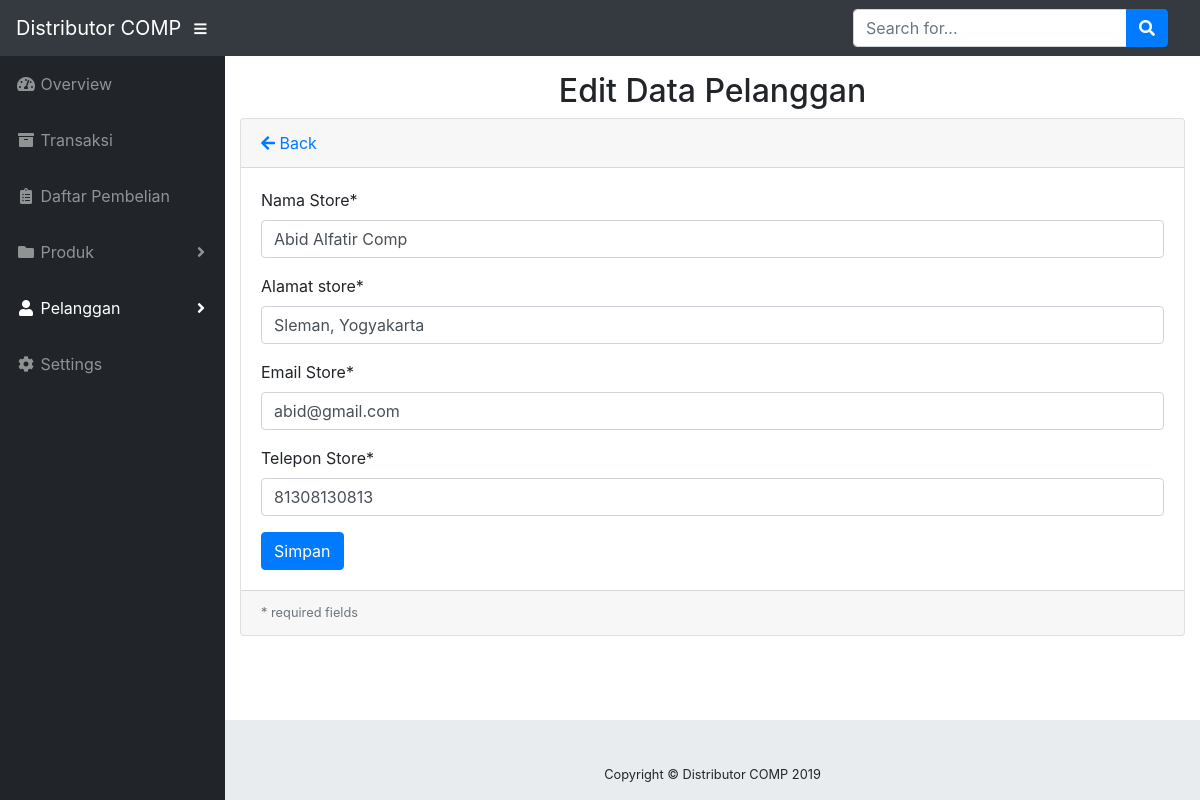
The app's page /index.php/admin/pelanggans/edit/5 with its own data.
### tables this page shows
CREATE TABLE `pelanggan` (
  `pelanggan_id` int(10) NOT NULL,
  `nama_store` varchar(255) DEFAULT NULL,
  `alamat_store` varchar(255) DEFAULT NULL,
  `email_store` varchar(255) DEFAULT NULL,
  `telepon_store` decimal(13,0) DEFAULT NULL
);

### application/controllers/admin/Pelanggans.php (called while the page is built, shortened)
<?php defined('BASEPATH') OR exit('No direct script access allowed');
class Pelanggans extends CI_Controller
{
	public function __construct()
	{
		$this->load->model("Mpelanggan");
		$this->load->library('form_validation');
	}
	public function edit($id)
	{
		$data["editPelanggan"] = $this->Mpelanggan->getById($id);
		$this->load->view("admin/pelanggan/vEditFormPelanggan", $data);
	}
}

### index.php (called while the page is built, shortened)
<?php
require_once BASEPATH.'core/CodeIgniter.php';

### application/models/Mpelanggan.php (called while the page is built, shortened)
<?php defined('BASEPATH') OR exit('No direct script access allowed');
class Mpelanggan extends CI_Model
{
	public function getById($id)
	{
		return $this->db->get_where("pelanggan", ["pelanggan_id"  => $id])->row();
	}
}

### application/views/admin/pelanggan/vEditFormPelanggan.php (the view, shortened to what this page needs)
<h2 class="text-center">Edit Data Pelanggan</h2>
	<div class="card mb-3">
		<div class="card-header">
			<a href="<?php echo site_url('admin/pelanggans/') ?>"><i class="fas fa-arrow-left"></i> Back</a>
		</div>
	<div class="card-body">
	<form method="post" enctype="multipart/form-data" >
		<div class="form-group">
			<label for="nama_store">Nama Store*</label>
			<input class="form-control" type="text" name="nama_store" placeholder="Nama Store" value="<?php echo $editPelanggan->nama_store;?>" />
		</div>
		<div class="form-group">
			<label for="alamat_store">Alamat store*</label>
			<input class="form-control" type="text" name="alamat_store" placeholder="Email Store" value="<?php echo $editPelanggan->alamat_store;?>"/>
		</div>
		<div class="form-group">
			<label for="email_store">Email Store*</label>
			<input class="form-control" type="email" name="email_store" value="<?php echo $editPelanggan->email_store;?>"/>
		</div>
		<div class="form-group">
			<label for="telepon_store">Telepon Store*</label>
			<input class="form-control" type="number" name="telepon_store" placeholder="Telepon Store" value="<?php echo $editPelanggan->telepon_store;?>"/>
		</div>
		<button name="btn_edit_pelanggan" class="btn btn-primary">Simpan</button>
	</form>
</div>
<div class="card-footer small text-muted">* required fields</div>
</div>

### records on screen
pelanggan: nama_store "Abid Alfatir Comp", alamat_store "Sleman, Yogyakarta", email_store "abid@gmail.com", telepon_store "81308130813"

### other values on screen
SITE_NAME "Distributor COMP"
Date('Y') "2019"
